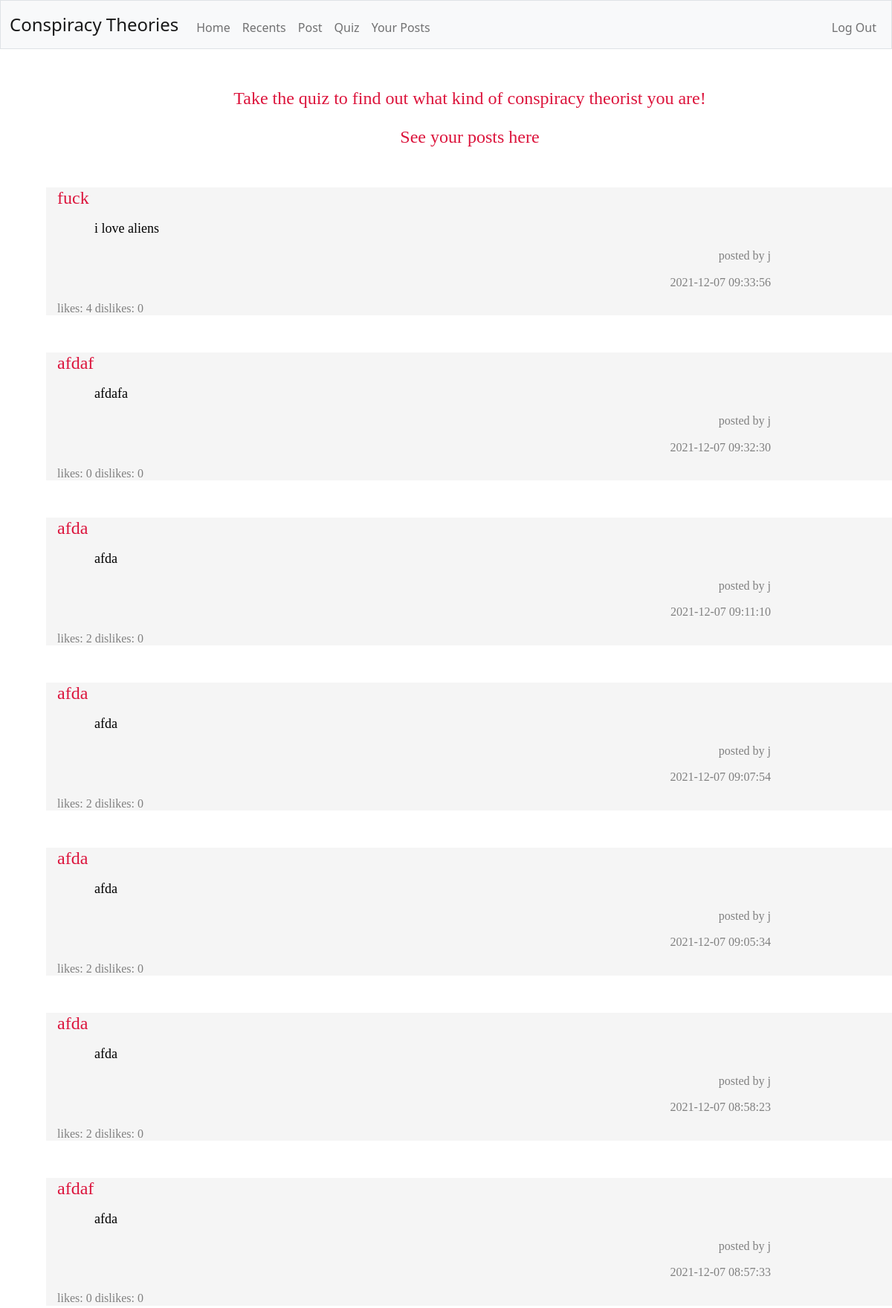
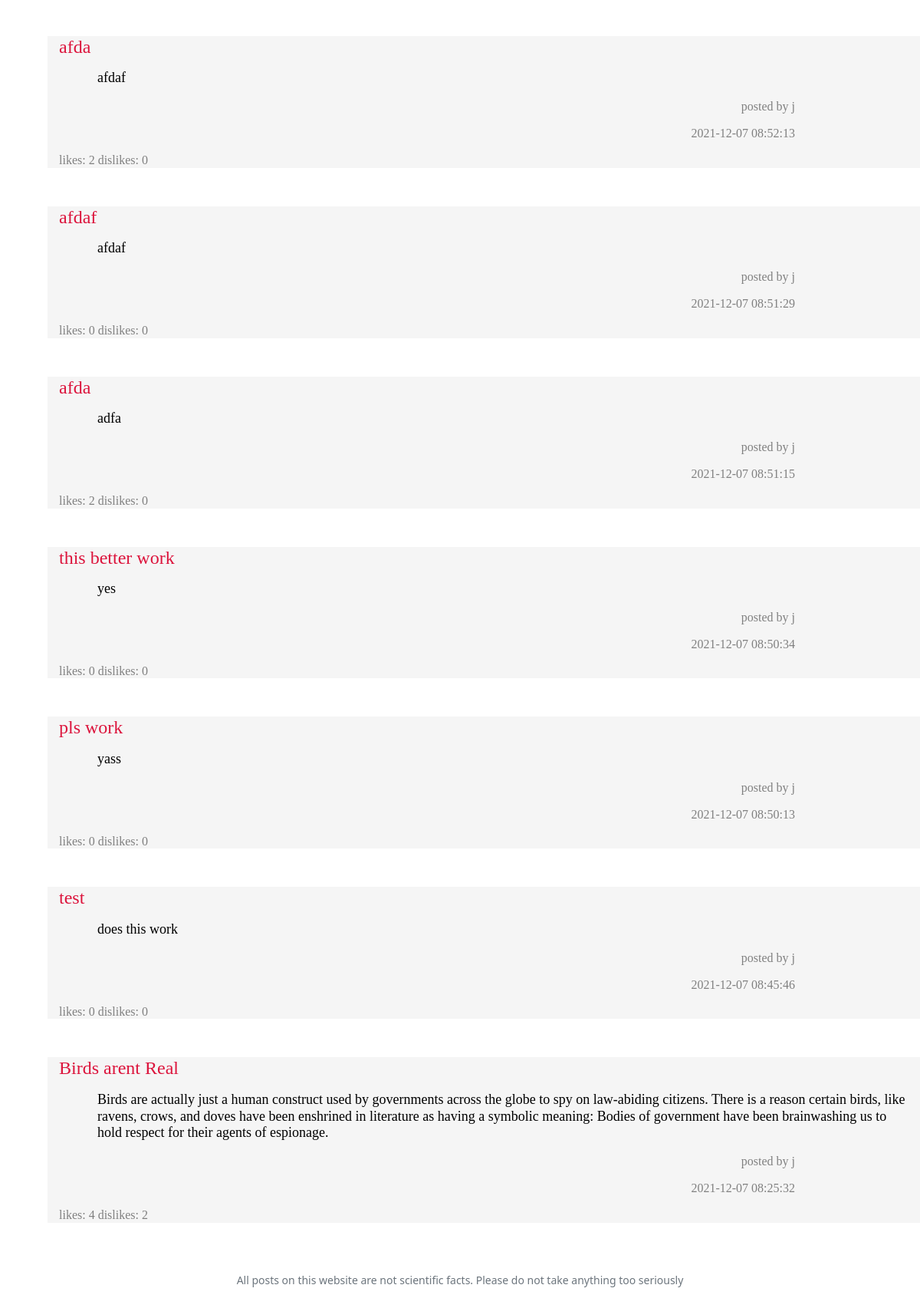
The app's page /your-posts (signed in), older data (2 pictures, top to bottom).
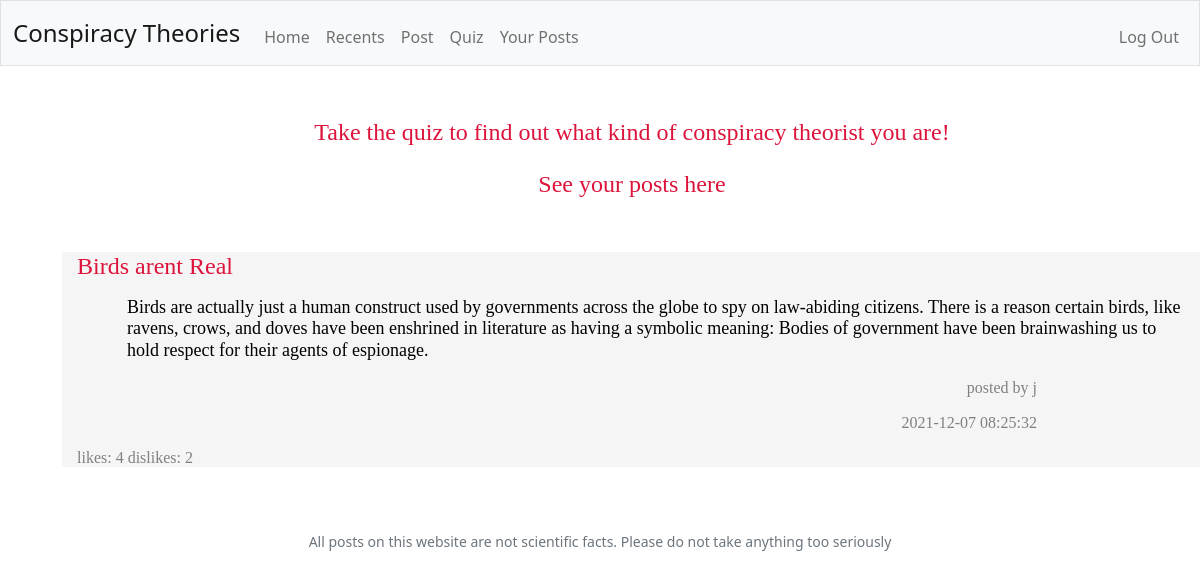
The same page, newer data.
### tables this page shows
CREATE TABLE 'theories' ('name' TEXT, 'user' TEXT, 'content' TEXT, 'upvotes' INTEGER DEFAULT 0 , 'downvotes' INTEGER DEFAULT 0 , date TEXT, id INTEGER, 'genre' TEXT DEFAULT NULL);

### app.py (the view, shortened to what this page needs)
@app.route("/your-posts")
@login_required
def history():
    quizResults = db.execute("SELECT * FROM quiz WHERE username = ?", session["user_id"])
    try:
        results = "Based on our analysis from the quiz... you are a "
    except:
        results = "Take the quiz to find out what kind of conspiracy theorist you are!"
    pastTheories = db.execute("SELECT * FROM theories WHERE id = ? ORDER BY date DESC", session["user_id"])
    return render_template("history.html", results=results, quizResults=quizResults, pastTheories=pastTheories)

### app.py (called while the page is built)
@app.after_request
def after_request(response):
    response.headers["Cache-Control"] = "no-cache, no-store, must-revalidate"
    response.headers["Expires"] = 0
    response.headers["Pragma"] = "no-cache"
    return response

### helpers.py (called while the page is built)
def login_required(f):
    @wraps(f)
    def decorated_function(*args, **kwargs):
        if session.get("user_id") is None:
            return redirect("/login")
        return f(*args, **kwargs)
    return decorated_function

### templates/history.html (shortened to what this page needs)
<!DOCTYPE html>
<html lang="en">
    <head>
        <link href="https://cdn.jsdelivr.net/npm/bootstrap@5.1.3/dist/css/bootstrap.min.css" rel="stylesheet">
        <link href="/static/styles.css" rel="stylesheet">
    </head>
    <body>
        <nav class="bg-light border navbar navbar-expand-md navbar-light">
            <div class="container-fluid">
                <a class="navbar-brand" href="/">Conspiracy Theories</a>
                <div class="collapse navbar-collapse" id="navbar">
                    {% if session["user_id"] %}
                        <ul class="navbar-nav me-auto mt-2">
                            <li class="nav-item"><a class="nav-link" href="/">Home</a></li>
                            <li class="nav-item"><a class="nav-link" href="/recents">Recents</a></li>
                            <li class="nav-item"><a class="nav-link" href="/post">Post</a></li>
                            <li class="nav-item"><a class="nav-link" href="/quiz">Quiz</a></li>
                            <li class="nav-item"><a class="nav-link" href="/your-posts">Your Posts</a></li>
                        </ul>
                        <ul class="navbar-nav ms-auto mt-2">
                            <li class="nav-item"><a class="nav-link" href="/logout">Log Out</a></li>
                        </ul>
                    {% else %}
                        <ul class="navbar-nav ms-auto mt-2">
                            <li class="nav-item"><a class="nav-link" href="/register">Register</a></li>
                            <li class="nav-item"><a class="nav-link" href="/login">Log In</a></li>
                        </ul>
                    {% endif %}
                </div>
            </div>
        </nav>
        <main class="container-fluid py-5 text-center">
            {% block main %}
                <div class="container crimson large">
                    <p>{{ results }}</p>
                    <p>See your posts here</p>
                </div>
                {% for post in pastTheories %}
                <div class="container grey">
                    <h1 class="leftAlign crimson">{{ post.name }}</p>
                    <p class="paragraph black">{{ post.content }}</p>
                    <p class="author darkgrey">posted by {{ post.user }}</p>
                    <p class="author darkgrey">{{ post.date }}</p>
                    <p class="votes darkgrey">likes: {{ post.upvotes }} dislikes: {{ post.downvotes }}</p>
                </div>
                {% endfor %}
            {% endblock %}
        </main>
        <footer class="mb-5 small text-center text-muted">
            All posts on this website are not scientific facts. Please do not take anything too seriously
        </footer>
    </body>
</html>

Row changes from the older to the newer data that the page shows:
removed theories: name "fuck", content "i love aliens", user "j", date "2021-12-07 09:33:56", upvotes "4", downvotes "0"
removed theories: name "afdaf", content "afdafa", user "j", date "2021-12-07 09:32:30", upvotes "0", downvotes "0"
removed theories: name "afda", content "afda", user "j", date "2021-12-07 09:11:10", upvotes "2", downvotes "0"
removed theories: name "afda", content "afda", user "j", date "2021-12-07 09:07:54", upvotes "2", downvotes "0"
removed theories: name "afda", content "afda", user "j", date "2021-12-07 09:05:34", upvotes "2", downvotes "0"
removed theories: name "afda", content "afda", user "j", date "2021-12-07 08:58:23", upvotes "2", downvotes "0"
removed theories: name "afdaf", content "afda", user "j", date "2021-12-07 08:57:33", upvotes "0", downvotes "0"
removed theories: name "afda", content "afdaf", user "j", date "2021-12-07 08:52:13", upvotes "2", downvotes "0"
removed theories: name "afdaf", content "afdaf", user "j", date "2021-12-07 08:51:29", upvotes "0", downvotes "0"
removed theories: name "afda", content "adfa", user "j", date "2021-12-07 08:51:15", upvotes "2", downvotes "0"
removed theories: name "this better work", content "yes", user "j", date "2021-12-07 08:50:34", upvotes "0", downvotes "0"
removed theories: name "pls work", content "yass", user "j", date "2021-12-07 08:50:13", upvotes "0", downvotes "0"
removed theories: name "test", content "does this work", user "j", date "2021-12-07 08:45:46", upvotes "0", downvotes "0"
